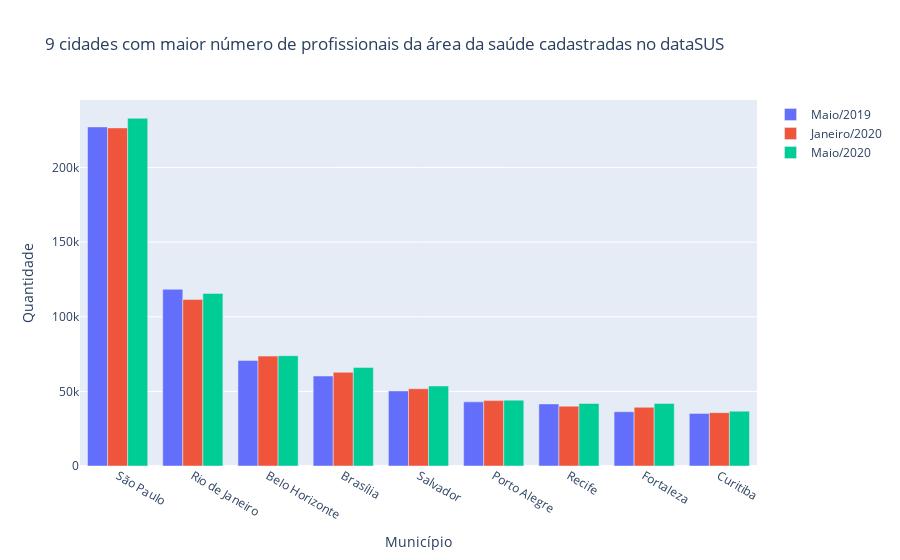

This figure's notebook cell:
### Code cell
#Plotagem do gráfico com as 9 cidades que possuem o maior número de funcionarios da área da saúde cadastrados no dataSUS
x1=go.Bar(x=cidadefunmai[1:10],y=quantidadefunmai[1:10],name="Maio/2019")
x2=go.Bar(x=cidadefun[1:10],y=quantidadefun[1:10],name='Maio/2020')
x3=go.Bar(x=cidadefunjan[1:10],y=quantidadefunjan[1:10],name='Janeiro/2020')
data=[x1,x3,x2]
layout = go.Layout(title='9 cidades com maior número de profissionais da área da saúde cadastradas no dataSUS',
                   yaxis={'title':'Quantidade'},
                   xaxis={'title': 'Município'})

fig=go.Figure(data=data,layout=layout)
py.iplot(fig)

### Figure 1 — Plotly figure (JSON) as saved in the notebook; plotly's stock layout.template omitted (floating-point values rounded to 4 significant figures)
{"data": [{"name": "Maio/2019", "type": "bar", "x": ["São Paulo", "Rio de Janeiro", "Belo Horizonte", "Brasília", "Salvador", "Porto Alegre", "Recife", "Fortaleza", "Curitiba"], "y": [227201, 118416, 70651, 60286, 50294, 42974, 41593, 36386, 35240]}, {"name": "Janeiro/2020", "type": "bar", "x": ["São Paulo", "Rio de Janeiro", "Belo Horizonte", "Brasília", "Salvador", "Porto Alegre", "Recife", "Fortaleza", "Curitiba"], "y": [226536, 111614, 73639, 62737, 51765, 43807, 40096, 39312, 35761]}, {"name": "Maio/2020", "type": "bar", "x": ["São Paulo", "Rio de Janeiro", "Belo Horizonte", "Brasília", "Salvador", "Porto Alegre", "Fortaleza", "Recife", "Curitiba"], "y": [232982, 115670, 73887, 66080, 53627, 44116, 41942, 41902, 36738]}], "layout": {"title": {"text": "9 cidades com maior número de profissionais da área da saúde cadastradas no dataSUS"}, "xaxis": {"title": {"text": "Município"}}, "yaxis": {"title": {"text": "Quantidade"}}}}
